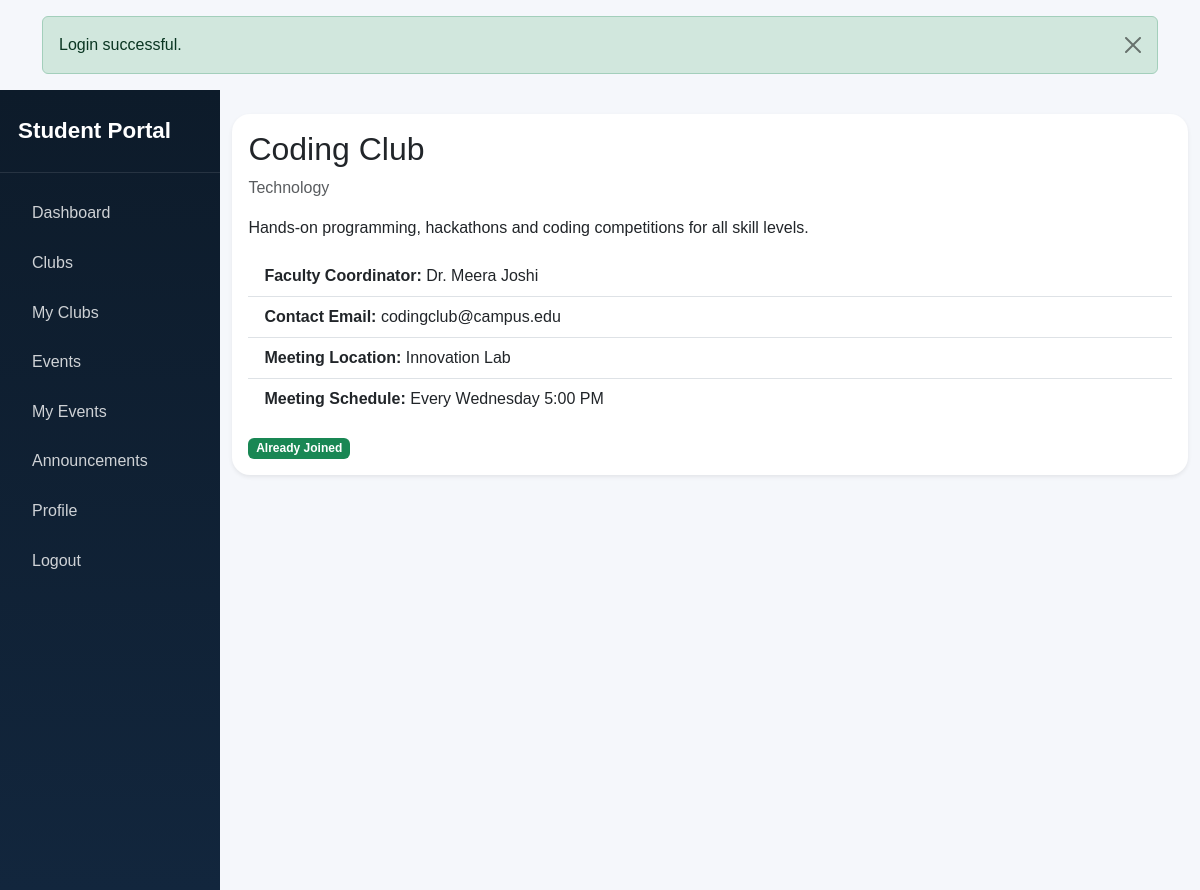
Screenshot of /student/club_details.php?id=1 (signed in) with the database file from the repository.
### tables this page shows
CREATE TABLE `clubs` (
  `id` INT AUTO_INCREMENT PRIMARY KEY,
  `name` VARCHAR(150) NOT NULL,
  `description` TEXT NOT NULL,
  `category` VARCHAR(100) NOT NULL,
  `faculty_coordinator` VARCHAR(150) NOT NULL,
  `contact_email` VARCHAR(150) NOT NULL,
  `meeting_location` VARCHAR(180) NOT NULL,
  `meeting_schedule` VARCHAR(120) NOT NULL,
  `image` VARCHAR(255) DEFAULT NULL,
  `status` ENUM('active','inactive') NOT NULL DEFAULT 'active',
  `created_at` TIMESTAMP DEFAULT CURRENT_TIMESTAMP,
  INDEX `idx_club_category` (`category`),
  INDEX `idx_club_name` (`name`)
);

### config/auth.php (called while the page is built, shortened)
<?php
function e($value): string
{
    return htmlspecialchars((string)$value, ENT_QUOTES, 'UTF-8');
}

### student/club_details.php (the view, shortened to what this page needs)
<?php
require_once __DIR__ . '/../config/auth.php';
include __DIR__ . '/../includes/header.php';
$pdo = getPDO();
$user = currentUser();
$id = (int)($_GET['id'] ?? 0);
$stmt = $pdo->prepare('SELECT * FROM clubs WHERE id = ? AND status = "active"');
$stmt->execute([$id]);
$club = $stmt->fetch();
$joined = $pdo->prepare('SELECT id FROM memberships WHERE user_id = ? AND club_id = ?');
$joined->execute([$user['id'], $id]);
?>
<div class="d-flex">
    <?php include __DIR__ . '/../includes/student_sidebar.php'; ?>
    <main class="main-content">
        <div class="container py-4">
            <div class="card shadow-sm border-0">
                <div class="card-body">
                    <h2><?= e($club['name']) ?></h2>
                    <p class="text-muted mb-3"><?= e($club['category']) ?></p>
                    <p><?= e($club['description']) ?></p>
                    <ul class="list-group list-group-flush mb-3">
                        <li class="list-group-item"><strong>Faculty Coordinator:</strong> <?= e($club['faculty_coordinator']) ?></li>
                        <li class="list-group-item"><strong>Contact Email:</strong> <?= e($club['contact_email']) ?></li>
                        <li class="list-group-item"><strong>Meeting Location:</strong> <?= e($club['meeting_location']) ?></li>
                        <li class="list-group-item"><strong>Meeting Schedule:</strong> <?= e($club['meeting_schedule']) ?></li>
                    </ul>
                    <?php if ($joined->rowCount() === 0): ?><a href="<?= BASE_URL ?>/student/join_club.php?id=<?= (int)$club['id'] ?>" class="btn btn-primary">Join Club</a><?php else: ?><span class="badge bg-success">Already Joined</span><?php endif; ?>
                </div>
            </div>
        </div>
    </main>
</div>
<?php include __DIR__ . '/../includes/footer.php'; ?>

### assets/css/style.css (style rules this page uses)
.card { border-radius: 18px; }
.main-content { width: 100%; min-height: 100vh; background: #f5f7fb; }

### rows the page displays
clubs: name "Coding Club", category "Technology", description "Hands-on programming, hackathons and coding competitions for all skill levels.", faculty_coordinator "Dr. Meera Joshi", contact_email "codingclub@campus.edu", meeting_location "Innovation Lab", meeting_schedule "Every Wednesday 5:00 PM"

### other values shown
$message "Login successful."
